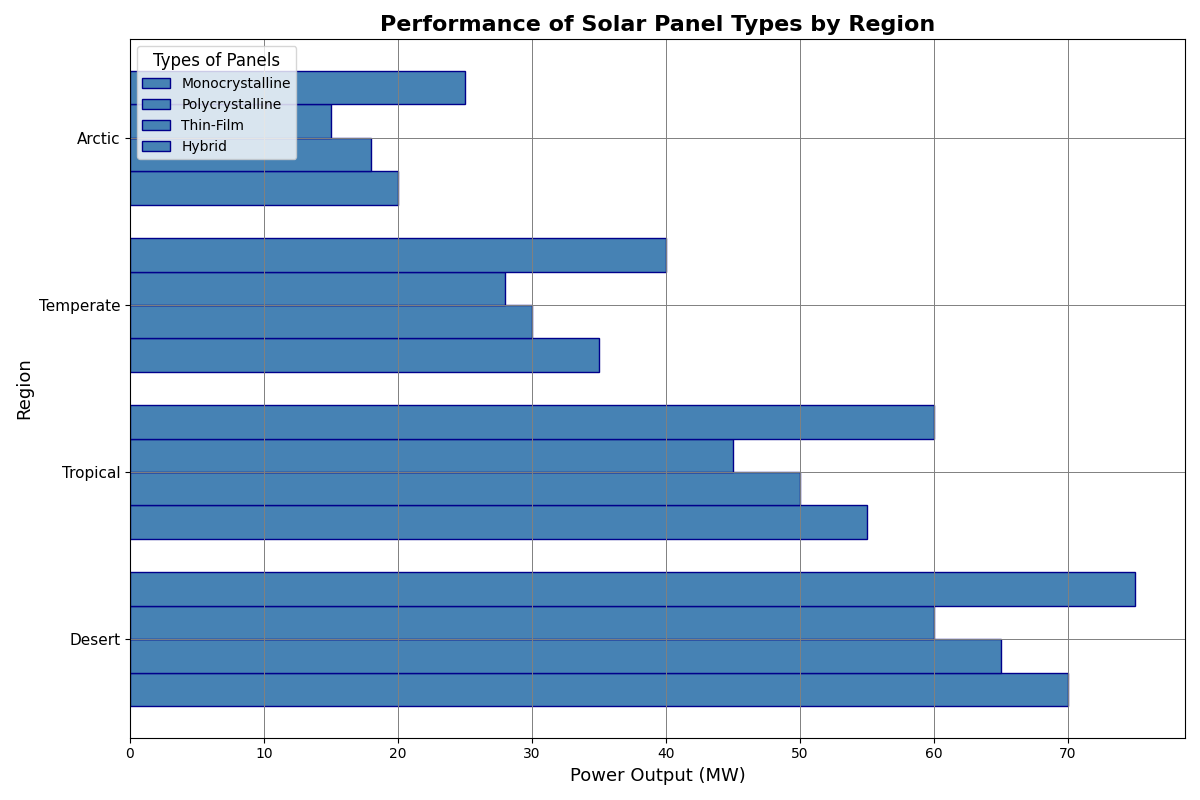

Recreate this plot in Python.
import matplotlib.pyplot as plt
import numpy as np

regions = ['Desert', 'Tropical', 'Temperate', 'Arctic']
panel_types = ['Monocrystalline', 'Polycrystalline', 'Thin-Film', 'Hybrid']

power_output = np.array([
    [70, 55, 35, 20],
    [65, 50, 30, 18],
    [60, 45, 28, 15],
    [75, 60, 40, 25]  # New data for Hybrid panels
])

fig, ax = plt.subplots(figsize=(12, 8))

# Use a single color for all data groups
single_color = '#4682B4'  # Blue color for uniformity

bar_width = 0.2
y_pos = np.arange(len(regions))

# Plot horizontal bars with the same color
for idx, panel_idx in enumerate(range(len(panel_types))):
    ax.barh(y_pos + (panel_idx - 1.5) * bar_width, power_output[panel_idx], bar_width,
            color=single_color, edgecolor='darkblue', linestyle='-', label=panel_types[panel_idx])

ax.set_title("Performance of Solar Panel Types by Region", fontsize=16, fontweight='bold')
ax.set_ylabel("Region", fontsize=13, fontweight='medium')
ax.set_xlabel("Power Output (MW)", fontsize=13, fontweight='medium')

ax.set_yticks(y_pos)
ax.set_yticklabels(regions, fontsize=11)

ax.legend(title='Types of Panels', loc='upper left', fontsize=10, title_fontsize='12')

ax.grid(color='gray', linestyle='-', linewidth=0.7)

plt.tight_layout()
plt.show()
